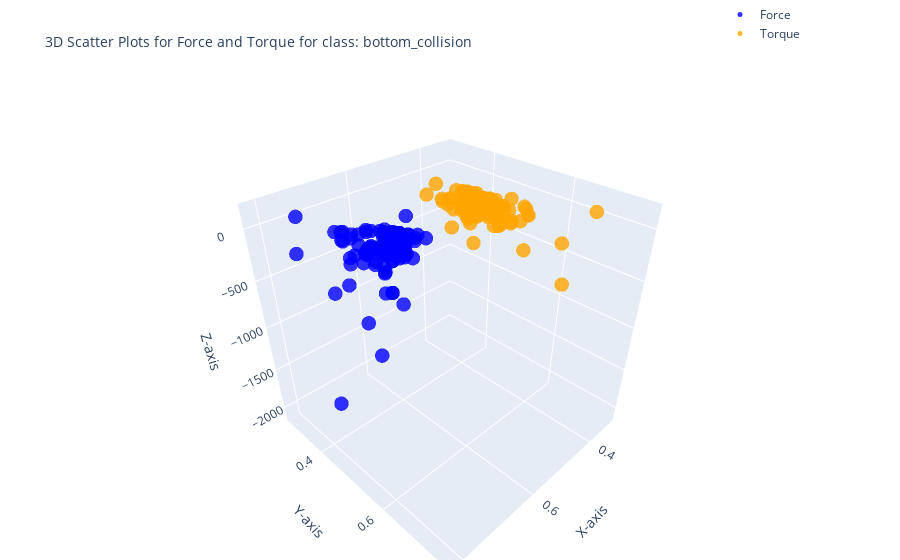

The cell this chart's notebook holds for it:
### Code cell
import plotly.graph_objects as go
class_name = unique_classes[4]
df_fr_collision=class_dfs[class_name]
# 3D scatter plot for Force (Fx, Fy, Fz)
force_plot = go.Scatter3d(
    x=df_fr_collision['Fx'],
    y=df_fr_collision['Fy'],
    z=df_fr_collision['Fz'],
    mode='markers',
    marker=dict(size=5, color='blue', opacity=0.8),
    name='Force'
)

# 3D scatter plot for Torque (Tx, Ty, Tz)
torque_plot = go.Scatter3d(
    x=df_fr_collision['Tx'],
    y=df_fr_collision['Ty'],
    z=df_fr_collision['Tz'],
    mode='markers',
    marker=dict(size=5, color='orange', opacity=0.8),
    name='Torque'
)

# Create subplots
fig = go.Figure()

# Add Force plot
fig.add_trace(force_plot)
fig.add_trace(torque_plot)

# Layout settings
fig.update_layout(
    title='3D Scatter Plots for Force and Torque for class: ' + class_name,
    title_font=dict(size=14),  # Change the title font size
    scene=dict(
        xaxis_title='X-axis',
        yaxis_title='Y-axis',
        zaxis_title='Z-axis'
    ),
    legend=dict(x=0.8, y=1.2),
    margin=dict(l=0, r=0, b=0, t=40)
)

fig.show()

### Figure 1 — Plotly figure (JSON) as saved in the notebook; plotly's stock layout.template omitted (floating-point values rounded to 4 significant figures; data arrays with more than 128 entries replaced by an {"elided": "..."} marker saying what was removed)
{"data": [{"marker": {"color": "blue", "opacity": 0.8, "size": 5}, "mode": "markers", "name": "Force", "type": "scatter3d", "x": {"elided": "390 float values"}, "y": {"elided": "390 float values"}, "z": {"elided": "390 int values"}}, {"marker": {"color": "orange", "opacity": 0.8, "size": 5}, "mode": "markers", "name": "Torque", "type": "scatter3d", "x": {"elided": "390 float values"}, "y": {"elided": "390 float values"}, "z": {"elided": "390 int values"}}], "layout": {"legend": {"x": 0.8, "y": 1.2}, "margin": {"b": 0, "l": 0, "r": 0, "t": 40}, "scene": {"xaxis": {"title": {"text": "X-axis"}}, "yaxis": {"title": {"text": "Y-axis"}}, "zaxis": {"title": {"text": "Z-axis"}}}, "title": {"font": {"size": 14}, "text": "3D Scatter Plots for Force and Torque for class: bottom_collision"}}}
